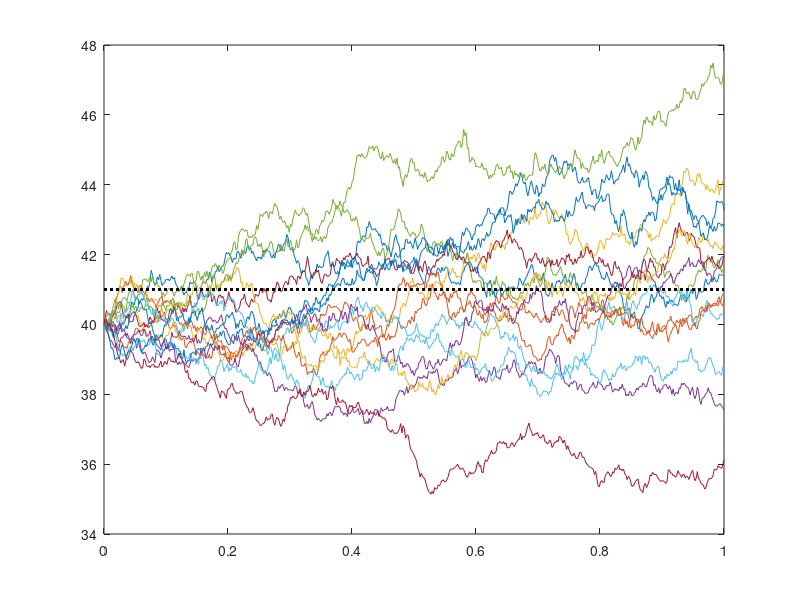

The MATLAB source for this figure:

S0 = 40;                % Prix initial du sous jacent
K = 41;                 % Prix d'exercice de l'option

r = 0.05;               % Taux d'interet sous risque neutre
sigma = 0.01;           % Variance partie fixe

t0 = 0;                 % Debut de la periode
n = 2^9;                % Nombre de intervalles
T = 1;                  % Fin de la periode

nb_trajectoires = 1000;

dt = (T-t0)/n;
t = t0:dt:T;

S = zeros(15,n+1);
S(:,1) = S0;

% Simulation pas a pas
for i = 2:(n+1)
    dW_t = normrnd(zeros(15,1),sqrt(dt));
    dSi = S(:,i-1).*( r*dt + sigma*sqrt(S(:,i-1)).*dW_t );
    S(:,i) = S(:,i-1) + dSi;
end

 plot([t0 T],[K K], ':k', 'LineWidth',2)
        hold on
        plot(t, S)
        plot([t0 T],[K K], ':k', 'LineWidth',2)
        hold off



%% ~~~~~~~~~~~~ Méthode de Monte Carlo ~~~~~~~~~~~~~~ %%

tic;
%t_d = datetime('now');
S = S0 * ones(nb_trajectoires,1);
X = S/2;

% Simulation pas a pas
for i = 1:n
    dW_t = normrnd(0,sqrt(dt), nb_trajectoires,1);
    S = S .* (1 + r*dt + sigma*sqrt(S).*dW_t );
    X = X+S;
end

X = X - S/2;

XT = X / n;

XK = max(XT-K,0);
P = exp(-r * T ) * mean(XK);
sd = exp(-r * T) * std(XK);
i_inf = P - 1.96 * sd;
i_sup = P +1.96 * sd;

tps = toc;

% fonction d'affichage 
disp(strcat({'MC : '},...
{' P = '},sprintf('%05.3f',P),...
{' IC = ['},sprintf('%05.3f',i_inf),...
{' , '},sprintf('%05.3f',i_sup),...
{'] '},...
{' largeur = '},sprintf('%05.3f',i_sup - i_inf),...
{' t = '},sprintf('%05.3f',tps),...
{' eff = '},sprintf('%05.3f',(i_sup - i_inf)  *sqrt(tps))...
));


%% ~~~~~~~~~~~~ Méthode de Monte Carlo avec réduction de la variance - variables antithétiques ~~~~~~~~~~~~~~ %%

tic
%t_d = datetime('now');
S = S0 * ones(nb_trajectoires,1);
Sa = S;
X = S/2;
Xa = X;

% Simulation pas a pas
for i = 1:n
    dW_t = normrnd(0,sqrt(dt), nb_trajectoires,1);
    S = S .* (1 + r*dt + sigma*sqrt(S).*dW_t );
    Sa = Sa .* (1 + r*dt - sigma*sqrt(Sa).*dW_t );
    X = X+S;
    Xa = Xa + Sa;
end

X = X - S/2;
Xa = Xa - Sa/2;

XT = X / n;
XTa = Xa/n;

XK = max(XT-K,0);
XKa = max(XTa - K,0);
P = exp(-r * T ) * mean(XK/2 + XK/2);
sd = exp(-r * T) * std(XK);
i_inf = P - 1.96 * sd;
i_sup = P +1.96 * sd;

tps = toc;

% fonction d'affichage 
disp(strcat({'ANT : '},...
{' P = '},sprintf('%05.3f',P),...
{' IC = ['},sprintf('%05.3f',i_inf),...
{' , '},sprintf('%05.3f',i_sup),... 
{'] '},...
{' largeur = '},sprintf('%05.3f',i_sup - i_inf),...
{' t = '},sprintf('%05.3f',tps),...
{' eff = '},sprintf('%05.3f',(i_sup - i_inf)  *sqrt(tps))...
)); 
